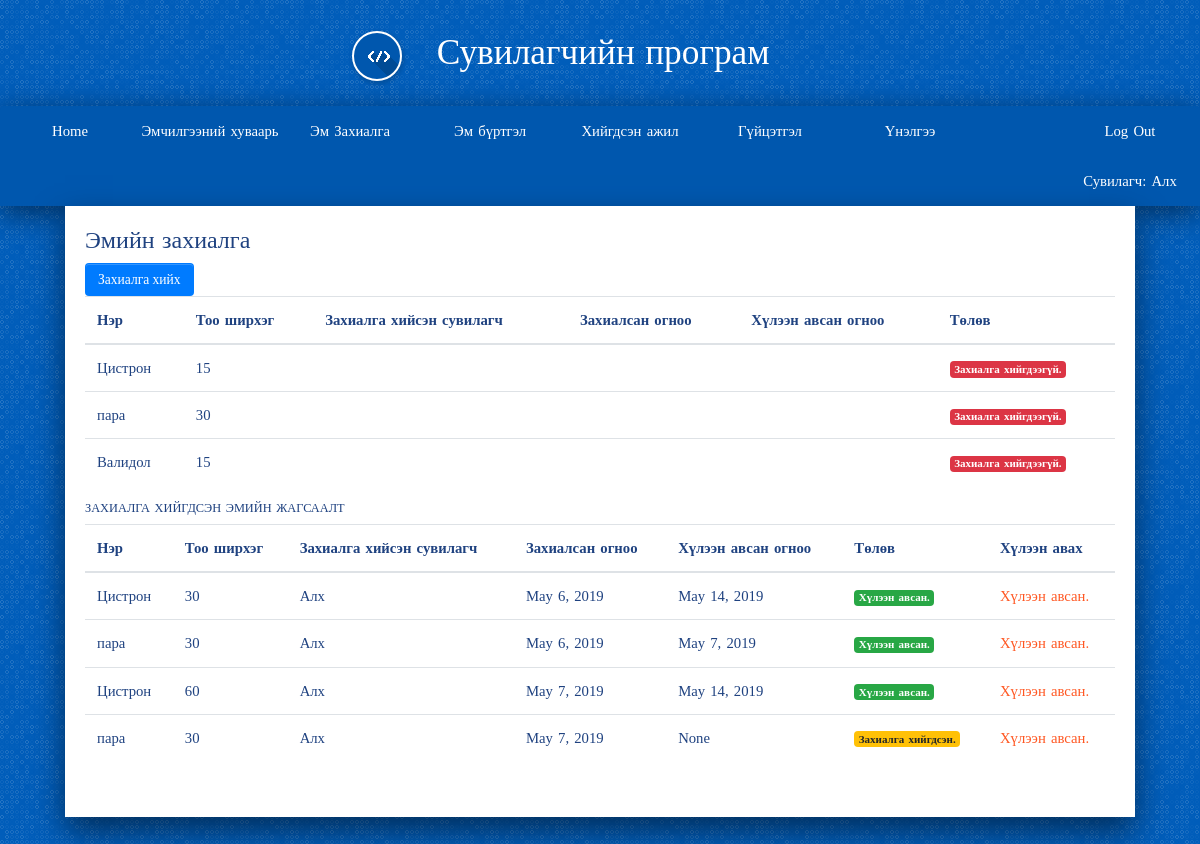
Screenshot of /drug/drug_order/ (signed in) with the database file from the repository.
### account/models.py (models this page shows, shortened)
class User(AbstractUser):
    is_worker       = models.BooleanField('worker status', default=False)
    is_costumer     = models.BooleanField('costumer status', default=False)

class Worker(models.Model):
    user            = models.OneToOneField(User, on_delete=models.CASCADE, primary_key=True, related_name='worker')
    firstname       = models.CharField(max_length=200)
    lastname        = models.CharField(max_length=200)
    register        = models.CharField(max_length=200)
    gender          = models.ForeignKey(Gender,on_delete=models.SET_NULL, null=True, blank=True)
    age             = models.IntegerField(null=True, blank=True)
    degree          = models.ForeignKey(Degree, on_delete=models.SET_NULL, null=True, blank=True)
    position        = models.ForeignKey(Position, on_delete=models.SET_NULL, null=True, blank=True)
    def __str__(self):
        return self.firstname
    def is_doctor(self):
        return self.position.name == "Эмч"

### drug/models.py (models this page shows, shortened)
class Drug_detail(models.Model):
    name            = models.CharField(max_length=100)
    size            = models.CharField(max_length=50)
    nairlaga        = models.CharField(max_length=100)
    intro           = models.CharField(max_length=100)
    other_side      = models.CharField(max_length=100)
    zaavar          = models.CharField(max_length=100)
    age             = models.IntegerField()
    duration        = models.CharField(max_length=50)
    date            = models.DateField(default=timezone.now)
    factory         = models.CharField(max_length=100)
    price           = models.IntegerField()
    drug_catedory   = models.ForeignKey(Drug_category, on_delete=models.SET_NULL, null=True, blank=True)
    def __str__(self):
        return self.name

class Drug_order(models.Model):
    name            = models.ForeignKey(Drug_detail, on_delete=models.SET_NULL, null=True, blank=True)
    number          = models.IntegerField(default=0)
    ordered_date    = models.DateField(default=timezone.now)
    recived_date    = models.DateField(null=True, blank=True)
    nurse           = models.ForeignKey(Worker, on_delete=models.SET_NULL, null=True, blank=True)

### drug/views.py (the view, shortened to what this page needs)
@login_required
def drug_order(request, template_name='drug/drug_order.html'):
    data = {}
    not_ordered = []
    ordered = []
    sum_list = []
    drug_order = Drug_order()
    today = date.today()
    not_ordered_drug = Drug_important.objects.filter(emchilgee__worker = request.user.worker).filter(is_ordered = False).values('name','name__name').annotate(Sum('shirheg'))
    pprint.pprint(not_ordered_drug)
    for items in not_ordered_drug:
        drug_detail = get_object_or_404(Drug_detail, id=items['name'])
        pprint.pprint(drug_detail)
    ordered_order = Drug_order.objects.filter(nurse = request.user.worker)
    data['not_ordered_drug'] = not_ordered_drug
    data['ordered_order'] = ordered_order
    return render(request, template_name, data)

### drug/templates/drug/drug_order.html (shortened to what this page needs)
{% extends 'base.html' %}
{% load staticfiles %}
{% load bootstrap3 %}
{% block content %}
<h4>Эмийн захиалга</h4>
<form class="" method="POST">
  <input class="btn btn-primary search" type="submit" value="Захиалга хийх" />
</form>
<table class="table">
<thead>
    <tr>
      <th> Нэр </th>
      <th> Тоо ширхэг</th>
      <th> Захиалга хийсэн сувилагч </th>
      <th> Захиалсан огноо </th>
      <th> Хүлээн авсан огноо </th>
      <th> Төлөв </th>
    </tr>
</thead>
  <tbody>
      {% for drug in not_ordered_drug %}
        <tr>
          <td>{{ drug.name__name }}</td>
          <td>{{ drug.shirheg__sum }}</td>
          <td>  </td>
          <td>  </td>
          <td>  </td>
          <td>
            <span class="badge badge-danger">Захиалга хийгдээгүй.</span>
          </td>
        </tr>
      {% endfor %}
  </tbody>
</table>
<h5> Захиалга хийгдсэн эмийн жагсаалт </h5>
<table class="table">
<thead>
    <tr>
      <th> Нэр </th>
      <th> Тоо ширхэг</th>
      <th> Захиалга хийсэн сувилагч </th>
      <th> Захиалсан огноо </th>
      <th> Хүлээн авсан огноо </th>
      <th> Төлөв </th>
      <th> Хүлээн авах </th>
    </tr>
</thead>
  <tbody>
        {% for items in ordered_order %}
          <tr>
            <td>{{ items.name }}</td>
            <td>{{ items.number }}</td>
            <td>{{ items.nurse }}</td>
            <td>{{ items.ordered_date }}</td>
            <td>{{ items.recived_date }}</td>
            <td>
              {% if items.recived_date == None %}
                <span class="badge badge-warning"> Захиалга хийгдсэн.</span>
              {% else %}
                <span class="badge badge-success"> Хүлээн авсан.</span>
              {% endif %}
            </td>
            <td> <a href="{% url 'drug:add_recived_date' items.id %}"> Хүлээн авсан. </a> </td>
          </tr>
          {% endfor %}
  </tbody>
</table>
{% endblock %}

### templates/base.html (shortened to what this page needs)
{% load staticfiles %}
<!DOCTYPE html>
<html>
<head>
	<link rel="stylesheet" href="https://stackpath.bootstrapcdn.com/bootstrap/4.1.3/css/bootstrap.min.css">
	<link rel="stylesheet" href="{% static 'css/style.css' %}">
	<link rel="stylesheet" href="{% static 'css/basic.css' %}">
	<link rel="stylesheet" href="{% static 'css/navigator.css' %}">
	<link rel="stylesheet" href="https://use.fontawesome.com/releases/v5.8.1/css/all.css">
</head>
<body>
{% if request.user.is_authenticated %}
	{% if request.user.is_worker %}
		{% if request.user.worker.is_doctor %}
			<div class="title">
					<i class="logo-design-guide"></i>
					Сувилагчийн програм
			</div>
			<div class="header">
				<label for="show-menu" class="show-menu">Цэс </label>
				<ul id="menu" class="menu">
						<li><a href="{% url 'home' %}"> Нүүр хуудас </a></li>
						<li><a href="{% url 'drug:all_emchilgee_list' %}"> Гүйцэтгэл </a></li>
						<li class="float-right"><a href="{% url 'account:logout'%}"> Log Out </a></li>
						<li class="float-right"> <a href="#"> Эмч: {{ request.user.worker }} </a> </li>
				</ul>
			</div>
		{% else %}
			<div class="title">
					<i class="logo-design-guide"></i>
					Сувилагчийн програм
			</div>
			<div class="header">
				<ul id="menu" class="menu">
						<li><a href="{% url 'home' %}"> Home </a></li>
						<li><a href="{% url 'drug:emchilgee_list' %}"> Эмчилгээний хуваарь </a></li>
						<li><a href="{% url 'drug:drug_order' %}"> Эм Захиалга </a></li>
						<li><a href="{% url 'drug:drug_detail' %}"> Эм бүртгэл </a></li>
						<li><a href="{% url 'drug:emchilgee_list_done' %}"> Хийгдсэн ажил </a></li>
						<li><a href="{% url 'drug:reviews' %}"> Гүйцэтгэл </a></li>
						<li><a href="{% url 'drug:commend' %}"> Үнэлгээ </a></li>
						<li class="float-right"><a href="{% url 'account:logout'%}"> Log Out </a></li>
						<li class="float-right"><a href="#"> Сувилагч: {{ request.user.worker }}</a></li>
				</ul>
			</div>
		{% endif %}
	{% endif %}
{% endif %}
<div class="container">
	<div class="main">
	    {% block content %}
			{% endblock %}
	</div>
</div>
</body>
</html>

### static/css/style.css (style rules this page uses)
body { background-color: #e9e9e9; }

### static/css/basic.css (style rules this page uses)
body { font-family: "Fira Sans Condensed"; font-weight: 400; font-size: 0.92em; color: #1f4280; background-color: #005dba; line-height: 1.5em; word-spacing: 0.1em; margin: 0; }
.container { display: grid; grid-template-columns: auto 1400px auto; grid-template-rows: auto auto auto auto 60px; }
.title { grid-column: 2/3; grid-row: 1/2; font-weight: 200; font-size: 2.4em; color: #fff; line-height: 3em; text-align: center; }
.title [class^="logo-"] { border: 2px solid #fff; margin-right: 24px; margin-left: -78px; }
.header { grid-column: 2/3; grid-row: 2/3; border-radius: 4px 4px 0 0; overflow: hidden; box-shadow: 0px 7px 31px rgba(0, 0, 0, 0.5); background-color: #0057ae; }
.main { grid-column: 2/3; grid-row: 3/4; background-color: #fff; box-shadow: 0px 15px 31px rgba(0, 0, 0, 0.5); padding: 20px 20px 40px 20px; min-width: 0; }
h5 { font-size: 0.84em; border-radius: 4px; text-transform: uppercase; font-weight: 500; }
h5:first-of-type { margin-top: 0; }
a { color: #ff5722; text-decoration: none; }
.btn { font-family: "Fira Sans Condensed"; font-size: 0.92em; }
.btn { display: inline-block; font-weight: normal; text-align: center; vertical-align: middle; touch-action: manipulation; cursor: pointer; background-image: none; border: 1px solid transparent; white-space: nowrap; padding: 6px 12px; line-height: 1.42857143; -webkit-border-radius: 4px; border-radius: 4px; -webkit-user-select: none; -moz-user-select: none; -ms-user-select: none; user-select: none; color: #fff; box-shadow: inset 0 1px 0 rgba(255,255,255,0.2); text-decoration: none; transition: background-color .2s ease-in-out, border-color .2s ease-in-out; }
@media screen and (max-width: 1440px) { .container { grid-template-columns: 20px auto 20px; } }
ul.menu { margin:0; padding:0; transition: background-color .15s ease-in-out; min-height: 50px; }
ul.menu li { display:inline-block; float: left; }
ul.menu li a { display:block; min-width:140px; height: 50px; text-align: center; line-height: 50px; color: #fff; background: #0057ae; transition: background-color .20s ease-in-out; }
ul.menu .float-right { float: right; }

### static/css/navigator.css (style rules this page uses)
[class^="logo-"] { display: inline-block; width: 50px; height: 50px; box-shadow: 1px 2px 4px 1px rgba(0,0,0,.15); transition: box-shadow .2s ease-in-out; border-radius: 50%; vertical-align: middle; }

### rows the page displays
User: user.worker "Алх"
Drug_detail: name__name "Цистрон", shirheg__sum "15"
Drug_detail: name__name "пара", shirheg__sum "30"
Drug_detail: name__name "Валидол", shirheg__sum "15"
Drug_order: name "Цистрон", number "30", nurse "Алх", ordered_date "May 6, 2019", recived_date "May 14, 2019", shows "Хүлээн авсан."
Drug_order: name "пара", number "30", nurse "Алх", ordered_date "May 6, 2019", recived_date "May 7, 2019", shows "Хүлээн авсан."
Drug_order: name "Цистрон", number "60", nurse "Алх", ordered_date "May 7, 2019", recived_date "May 14, 2019", shows "Хүлээн авсан."
Drug_order: name "пара", number "30", nurse "Алх", ordered_date "May 7, 2019", recived_date "None", shows "Захиалга хийгдсэн."
